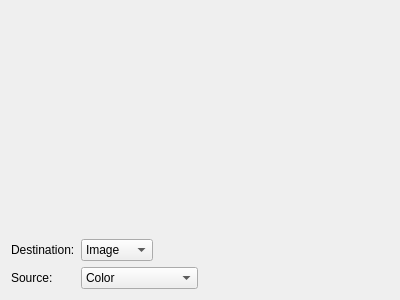
<?xml version="1.0" encoding="UTF-8"?>
<ui version="4.0">
 <class>Form</class>
 <widget class="QWidget" name="Form">
  <property name="geometry">
   <rect>
    <x>0</x>
    <y>0</y>
    <width>400</width>
    <height>300</height>
   </rect>
  </property>
  <property name="windowTitle">
   <string>Form</string>
  </property>
  <layout class="QVBoxLayout" name="verticalLayout">
   <item>
    <widget class="Viewport" name="viewport" native="true">
     <property name="sizePolicy">
      <sizepolicy hsizetype="Expanding" vsizetype="Expanding">
       <horstretch>0</horstretch>
       <verstretch>0</verstretch>
      </sizepolicy>
     </property>
    </widget>
   </item>
   <item>
    <layout class="QFormLayout" name="formLayout">
     <property name="fieldGrowthPolicy">
      <enum>QFormLayout::FieldsStayAtSizeHint</enum>
     </property>
     <item row="0" column="0">
      <widget class="QLabel" name="label">
       <property name="text">
        <string>Destination:</string>
       </property>
      </widget>
     </item>
     <item row="0" column="1">
      <widget class="QComboBox" name="comboBoxDestination">
       <item>
        <property name="text">
         <string>Image</string>
        </property>
       </item>
       <item>
        <property name="text">
         <string>Surface</string>
        </property>
       </item>
      </widget>
     </item>
     <item row="1" column="0">
      <widget class="QLabel" name="label_2">
       <property name="text">
        <string>Source:</string>
       </property>
      </widget>
     </item>
     <item row="1" column="1">
      <widget class="QComboBox" name="comboBoxSource">
       <item>
        <property name="text">
         <string>Color</string>
        </property>
       </item>
       <item>
        <property name="text">
         <string>Linear Gradient</string>
        </property>
       </item>
       <item>
        <property name="text">
         <string>Radial Gradient</string>
        </property>
       </item>
       <item>
        <property name="text">
         <string>Image</string>
        </property>
       </item>
       <item>
        <property name="text">
         <string>Surface</string>
        </property>
       </item>
      </widget>
     </item>
    </layout>
   </item>
  </layout>
 </widget>
 <customwidgets>
  <customwidget>
   <class>Viewport</class>
   <extends>QWidget</extends>
   <header>viewport.h</header>
   <container>1</container>
  </customwidget>
 </customwidgets>
 <resources/>
 <connections>
  <connection>
   <sender>comboBoxDestination</sender>
   <signal>currentIndexChanged(int)</signal>
   <receiver>Form</receiver>
   <slot>updateDest()</slot>
   <hints>
    <hint type="sourcelabel">
     <x>220</x>
     <y>247</y>
    </hint>
    <hint type="destinationlabel">
     <x>199</x>
     <y>149</y>
    </hint>
   </hints>
  </connection>
  <connection>
   <sender>comboBoxSource</sender>
   <signal>currentIndexChanged(int)</signal>
   <receiver>Form</receiver>
   <slot>updateDest()</slot>
   <hints>
    <hint type="sourcelabel">
     <x>246</x>
     <y>277</y>
    </hint>
    <hint type="destinationlabel">
     <x>199</x>
     <y>149</y>
    </hint>
   </hints>
  </connection>
 </connections>
 <slots>
  <slot>updateDest()</slot>
 </slots>
</ui>
